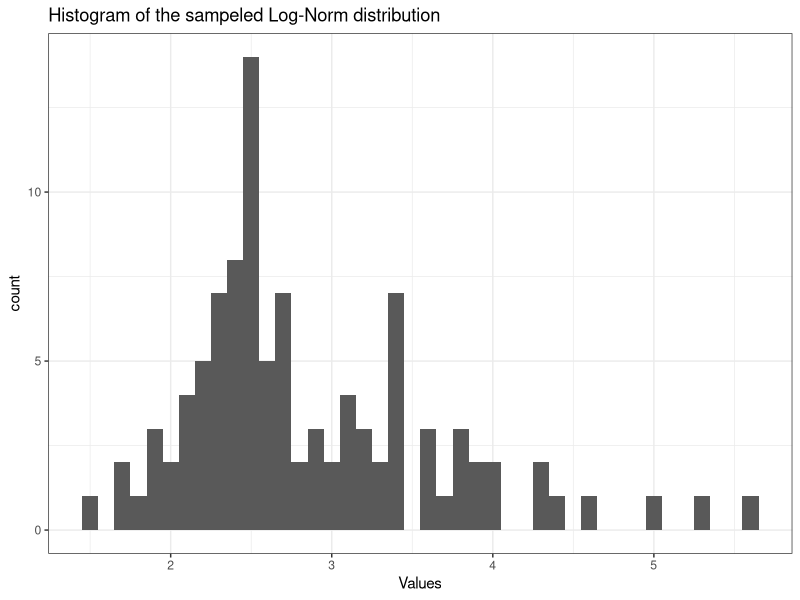
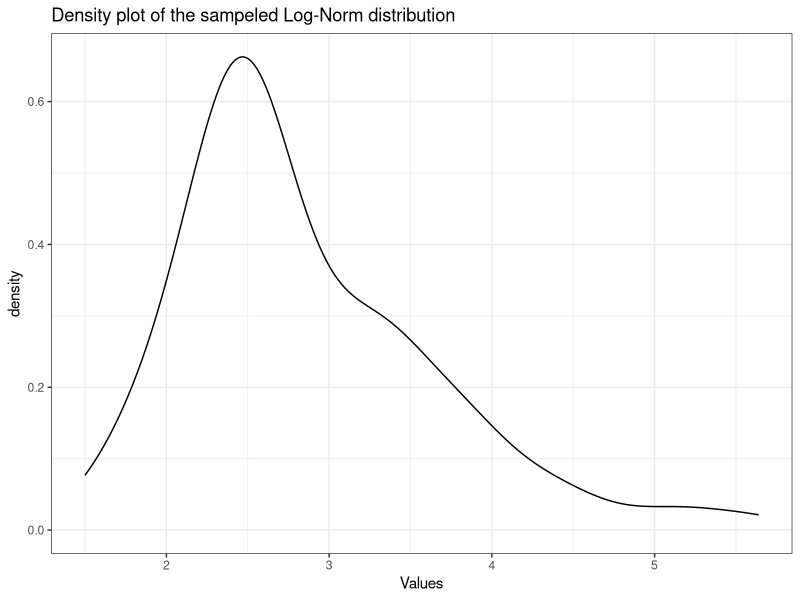
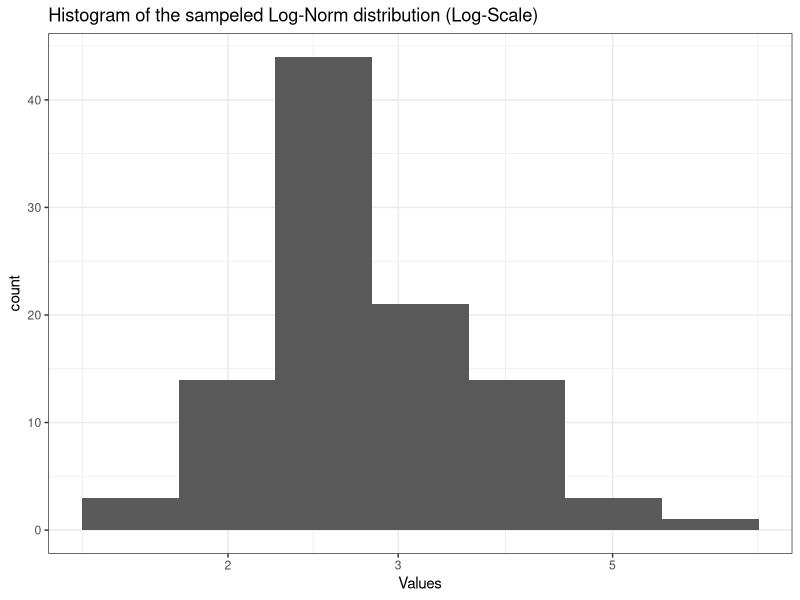
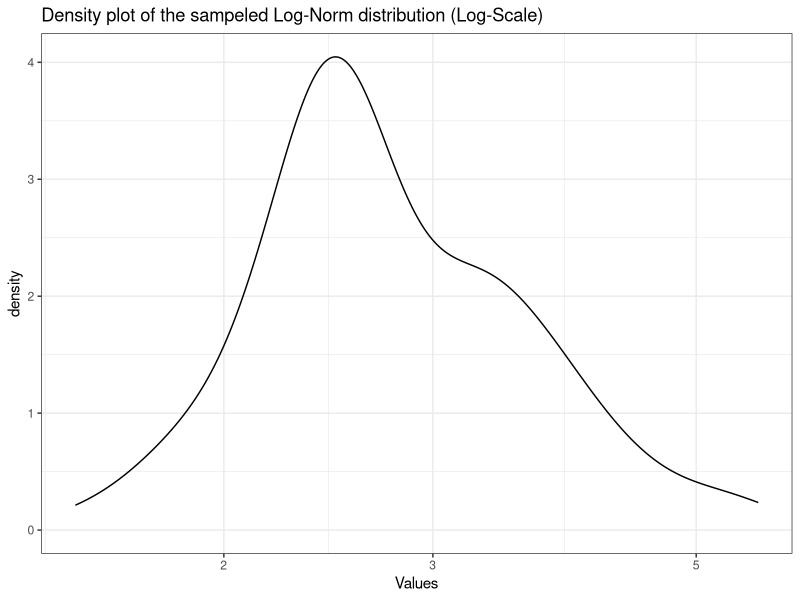

These figures' R source, in order:
## ---- chunk 1
knitr::opts_chunk$set(echo = TRUE)
## ---- chunk 2
lognorm <- data.frame(Values = rlnorm(100, 1, 0.25))

## ---- chunk 3
library(ggplot2)
ggBase <- ggplot(data = lognorm, aes(x=Values)) 

ggBase+ 
  geom_histogram(binwidth = 0.1) + 
  theme_bw() + 
  ggtitle("Histogram of the sampeled Log-Norm distribution")
## ---- chunk 4
ggBase + 
  geom_density() + 
  theme_bw() + 
  ggtitle("Density plot of the sampeled Log-Norm distribution")
## ---- chunk 5
log_norm_mean <- round(mean(lognorm$Values), digits = 4)
log_norm_sd   <- round(sd(lognorm$Values)  , digits = 4)

## ---- chunk 6
ggBase+ 
  geom_histogram(binwidth = 0.1) + 
  theme_bw() + 
  ggtitle("Histogram of the sampeled Log-Norm distribution (Log-Scale)") +
  scale_x_continuous(trans = 'log10')

## ---- chunk 7
ggBase + 
  geom_density() + 
  theme_bw() + 
  ggtitle("Density plot of the sampeled Log-Norm distribution (Log-Scale)") + 
  scale_x_log10()
